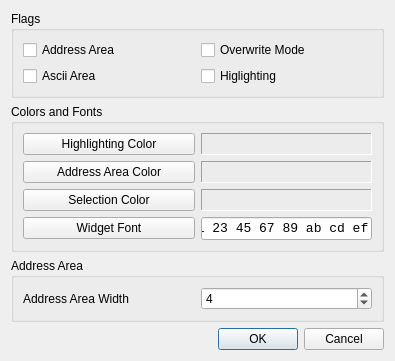
<?xml version="1.0" encoding="UTF-8"?>
<ui version="4.0">
 <class>OptionsDialog</class>
 <widget class="QDialog" name="OptionsDialog">
  <property name="geometry">
   <rect>
    <x>0</x>
    <y>0</y>
    <width>395</width>
    <height>351</height>
   </rect>
  </property>
  <property name="windowTitle">
   <string>Dialog</string>
  </property>
  <layout class="QVBoxLayout" name="verticalLayout">
   <item>
    <widget class="QGroupBox" name="gbFlags">
     <property name="title">
      <string>Flags</string>
     </property>
     <layout class="QGridLayout" name="gridLayout_2">
      <item row="0" column="0">
       <widget class="QCheckBox" name="cbAddressArea">
        <property name="text">
         <string>Address Area</string>
        </property>
       </widget>
      </item>
      <item row="0" column="1">
       <widget class="QCheckBox" name="cbOverwriteMode">
        <property name="text">
         <string>Overwrite Mode</string>
        </property>
       </widget>
      </item>
      <item row="1" column="0">
       <widget class="QCheckBox" name="cbAsciiArea">
        <property name="text">
         <string>Ascii Area</string>
        </property>
       </widget>
      </item>
      <item row="1" column="1">
       <widget class="QCheckBox" name="cbHighlighting">
        <property name="text">
         <string>Higlighting</string>
        </property>
       </widget>
      </item>
     </layout>
    </widget>
   </item>
   <item>
    <widget class="QGroupBox" name="gbColors">
     <property name="title">
      <string>Colors and Fonts</string>
     </property>
     <layout class="QGridLayout" name="gridLayout">
      <item row="0" column="0">
       <widget class="QPushButton" name="pbHighlightingColor">
        <property name="text">
         <string>Highlighting Color</string>
        </property>
       </widget>
      </item>
      <item row="0" column="1">
       <widget class="QLabel" name="lbHighlightingColor">
        <property name="minimumSize">
         <size>
          <width>100</width>
          <height>0</height>
         </size>
        </property>
        <property name="maximumSize">
         <size>
          <width>16777215</width>
          <height>16777215</height>
         </size>
        </property>
        <property name="frameShape">
         <enum>QFrame::Panel</enum>
        </property>
        <property name="frameShadow">
         <enum>QFrame::Sunken</enum>
        </property>
        <property name="text">
         <string/>
        </property>
       </widget>
      </item>
      <item row="1" column="0" rowspan="2">
       <widget class="QPushButton" name="pbAddressAreaColor">
        <property name="text">
         <string>Address Area Color</string>
        </property>
       </widget>
      </item>
      <item row="1" column="1" rowspan="2">
       <widget class="QLabel" name="lbAddressAreaColor">
        <property name="minimumSize">
         <size>
          <width>100</width>
          <height>0</height>
         </size>
        </property>
        <property name="maximumSize">
         <size>
          <width>16777215</width>
          <height>16777215</height>
         </size>
        </property>
        <property name="frameShape">
         <enum>QFrame::Panel</enum>
        </property>
        <property name="frameShadow">
         <enum>QFrame::Sunken</enum>
        </property>
        <property name="text">
         <string/>
        </property>
       </widget>
      </item>
      <item row="3" column="1">
       <widget class="QLabel" name="lbSelectionColor">
        <property name="minimumSize">
         <size>
          <width>100</width>
          <height>0</height>
         </size>
        </property>
        <property name="maximumSize">
         <size>
          <width>16777215</width>
          <height>16777215</height>
         </size>
        </property>
        <property name="frameShape">
         <enum>QFrame::Panel</enum>
        </property>
        <property name="frameShadow">
         <enum>QFrame::Sunken</enum>
        </property>
        <property name="text">
         <string/>
        </property>
       </widget>
      </item>
      <item row="3" column="0">
       <widget class="QPushButton" name="pbSelectionColor">
        <property name="text">
         <string>Selection Color</string>
        </property>
       </widget>
      </item>
      <item row="4" column="0">
       <widget class="QPushButton" name="pbWidgetFont">
        <property name="text">
         <string>Widget Font</string>
        </property>
       </widget>
      </item>
      <item row="4" column="1">
       <widget class="QLineEdit" name="leWidgetFont">
        <property name="sizePolicy">
         <sizepolicy hsizetype="Preferred" vsizetype="Preferred">
          <horstretch>0</horstretch>
          <verstretch>0</verstretch>
         </sizepolicy>
        </property>
        <property name="font">
         <font>
          <family>Courier New</family>
          <pointsize>10</pointsize>
         </font>
        </property>
        <property name="text">
         <string>01 23 45 67 89 ab cd ef</string>
        </property>
       </widget>
      </item>
     </layout>
    </widget>
   </item>
   <item>
    <widget class="QGroupBox" name="gbAddressAreaWidth">
     <property name="title">
      <string>Address Area</string>
     </property>
     <layout class="QGridLayout" name="gridLayout_3">
      <item row="0" column="0">
       <widget class="QLabel" name="lbAddressAreaWidth">
        <property name="text">
         <string>Address Area Width</string>
        </property>
       </widget>
      </item>
      <item row="0" column="1">
       <widget class="QSpinBox" name="sbAddressAreaWidth">
        <property name="minimum">
         <number>1</number>
        </property>
        <property name="maximum">
         <number>6</number>
        </property>
        <property name="value">
         <number>4</number>
        </property>
       </widget>
      </item>
     </layout>
    </widget>
   </item>
   <item>
    <spacer name="verticalSpacer">
     <property name="orientation">
      <enum>Qt::Vertical</enum>
     </property>
     <property name="sizeHint" stdset="0">
      <size>
       <width>20</width>
       <height>28</height>
      </size>
     </property>
    </spacer>
   </item>
   <item>
    <widget class="QDialogButtonBox" name="buttonBox">
     <property name="orientation">
      <enum>Qt::Horizontal</enum>
     </property>
     <property name="standardButtons">
      <set>QDialogButtonBox::Cancel|QDialogButtonBox::Ok</set>
     </property>
    </widget>
   </item>
  </layout>
 </widget>
 <tabstops>
  <tabstop>cbOverwriteMode</tabstop>
  <tabstop>cbAsciiArea</tabstop>
  <tabstop>cbAddressArea</tabstop>
  <tabstop>cbHighlighting</tabstop>
  <tabstop>pbHighlightingColor</tabstop>
  <tabstop>pbAddressAreaColor</tabstop>
  <tabstop>buttonBox</tabstop>
 </tabstops>
 <resources/>
 <connections>
  <connection>
   <sender>buttonBox</sender>
   <signal>accepted()</signal>
   <receiver>OptionsDialog</receiver>
   <slot>accept()</slot>
   <hints>
    <hint type="sourcelabel">
     <x>222</x>
     <y>154</y>
    </hint>
    <hint type="destinationlabel">
     <x>157</x>
     <y>168</y>
    </hint>
   </hints>
  </connection>
  <connection>
   <sender>buttonBox</sender>
   <signal>rejected()</signal>
   <receiver>OptionsDialog</receiver>
   <slot>reject()</slot>
   <hints>
    <hint type="sourcelabel">
     <x>290</x>
     <y>160</y>
    </hint>
    <hint type="destinationlabel">
     <x>286</x>
     <y>168</y>
    </hint>
   </hints>
  </connection>
 </connections>
</ui>
